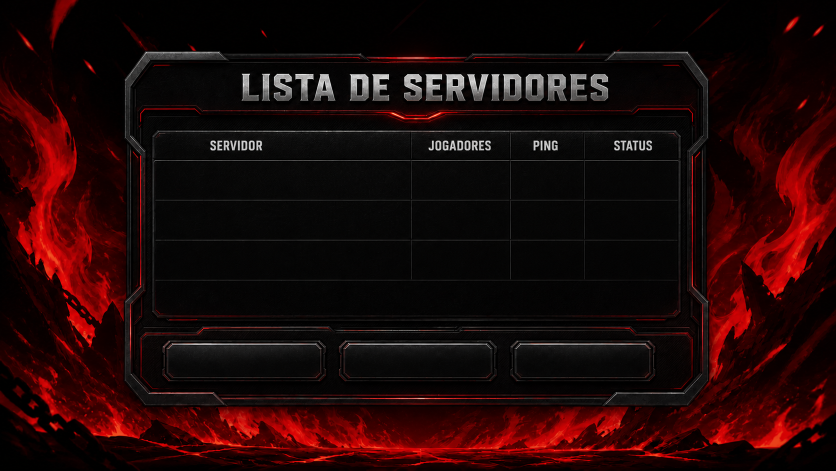
#> input picture game-overrides/data/ikemen1/andrew/server-list-template.png, 1672 x 941 px (shown at 1/2 size)
$ python build_server_list_screen.py
#> lines starting #> are read from the running program, lines starting #| are printed output that depends on the picture
from pathlib import Path
import io
import struct
from PIL import Image

ROOT = Path(__file__).resolve().parents[1]
ASSETS = [
    ("server-list-template.png", "server-list.sff", 1200),
    ("create-room-template.png", "create-room.sff", 1210),
]

for source_name, output_name, group in ASSETS:
    asset = ROOT / "game-overrides" / "data" / "ikemen1" / "andrew" / source_name
    output = asset.with_name(output_name)
    image = Image.open(asset).convert("RGB").resize((1280, 720), Image.Resampling.LANCZOS)
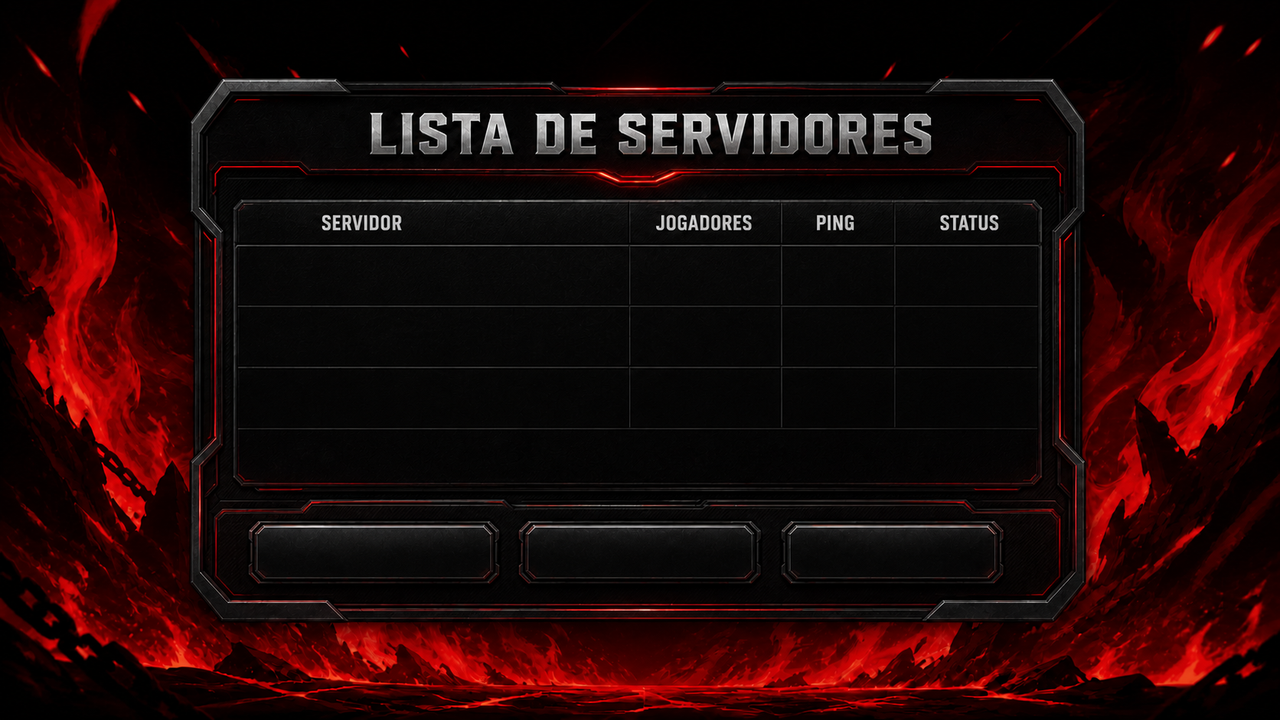
#> image: PIL image 1280x720 RGB; mean R, G, B 31.7, 7.6, 7.4
    pal = image.quantize(colors=256, method=Image.Quantize.MEDIANCUT, dither=Image.Dither.FLOYDSTEINBERG)
    buffer = io.BytesIO()
    pal.save(buffer, format="PCX")
    data = buffer.getvalue()
    header = bytearray(512)
    header[0:12] = b"ElecbyteSpr\x00"
    header[12:16] = bytes((0, 1, 0, 1))
    struct.pack_into("<I", header, 16, 1)
    struct.pack_into("<I", header, 20, 1)
    struct.pack_into("<I", header, 24, 512)
    struct.pack_into("<I", header, 28, 32)
    sub = bytearray(32)
    struct.pack_into("<IIhhHHH", sub, 0, 0, len(data), 0, 0, group, 0, 0)
    output.write_bytes(bytes(header) + bytes(sub) + data)
    print(output)
#> pass 2 of the loop `for source_name, output_name, group in ASSETS:`:
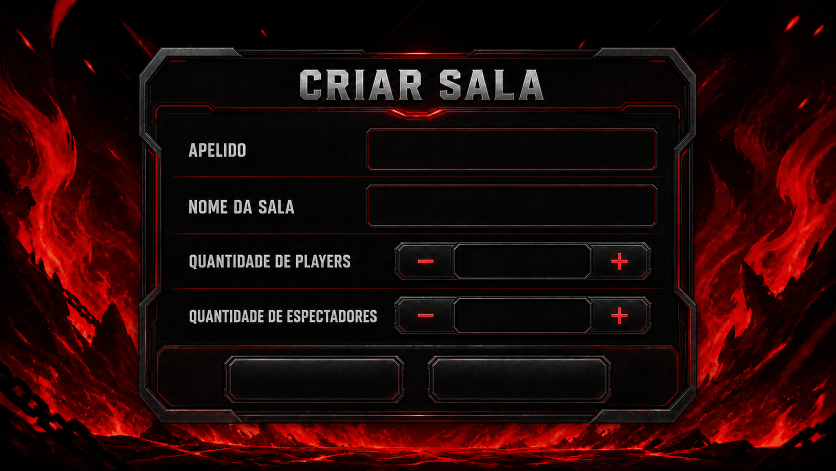
#> input picture game-overrides/data/ikemen1/andrew/create-room-template.png, 1672 x 941 px (shown at 1/2 size)
#> `image = Image.open(asset).convert("RGB").resize((1280, 720), Image.Res..`:
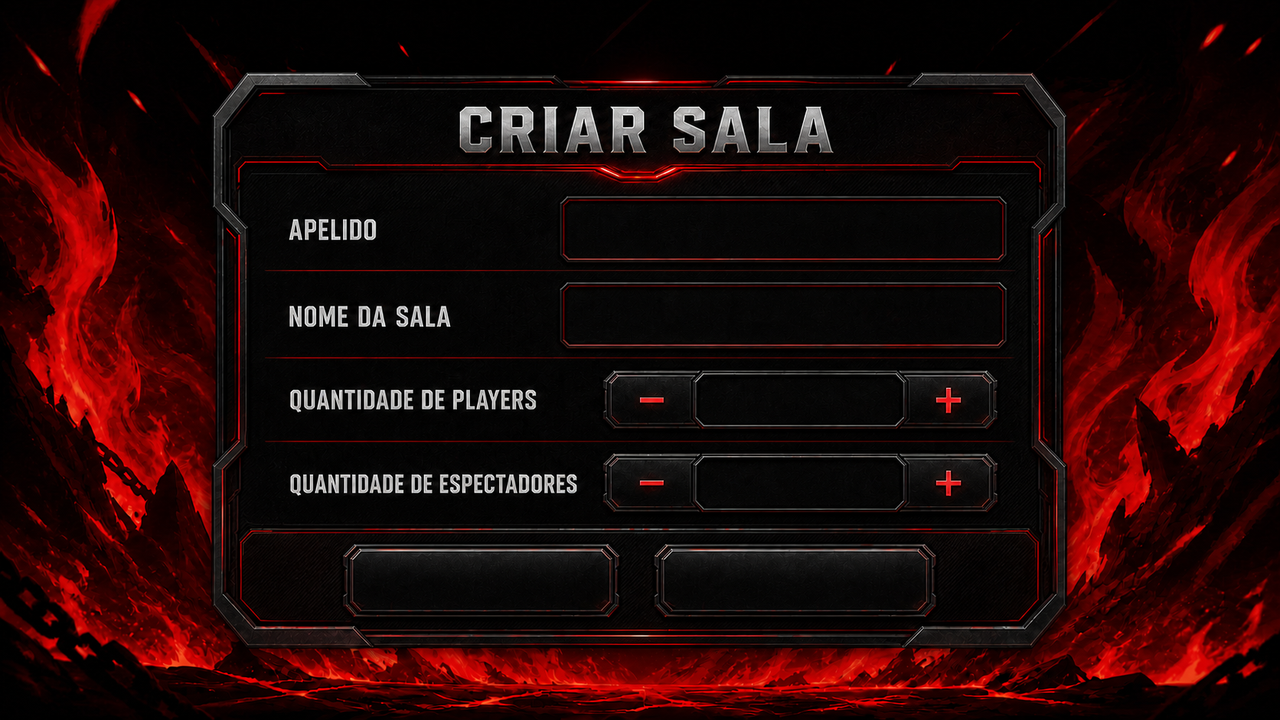
#> image: PIL image 1280x720 RGB; mean R, G, B 34.6, 8.2, 7.6
